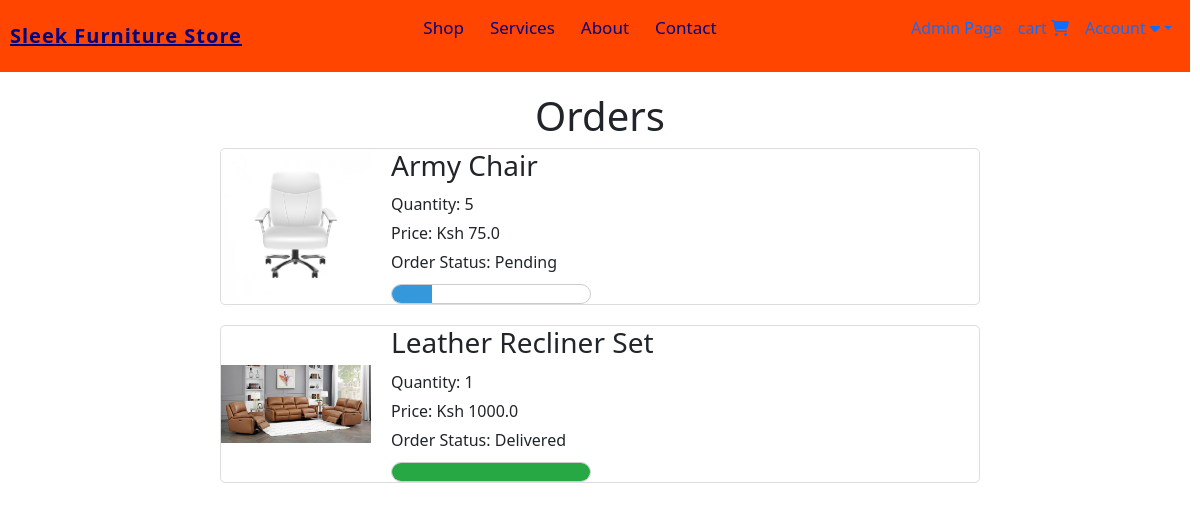
/orders (signed in), run on an earlier commit of the app's database.
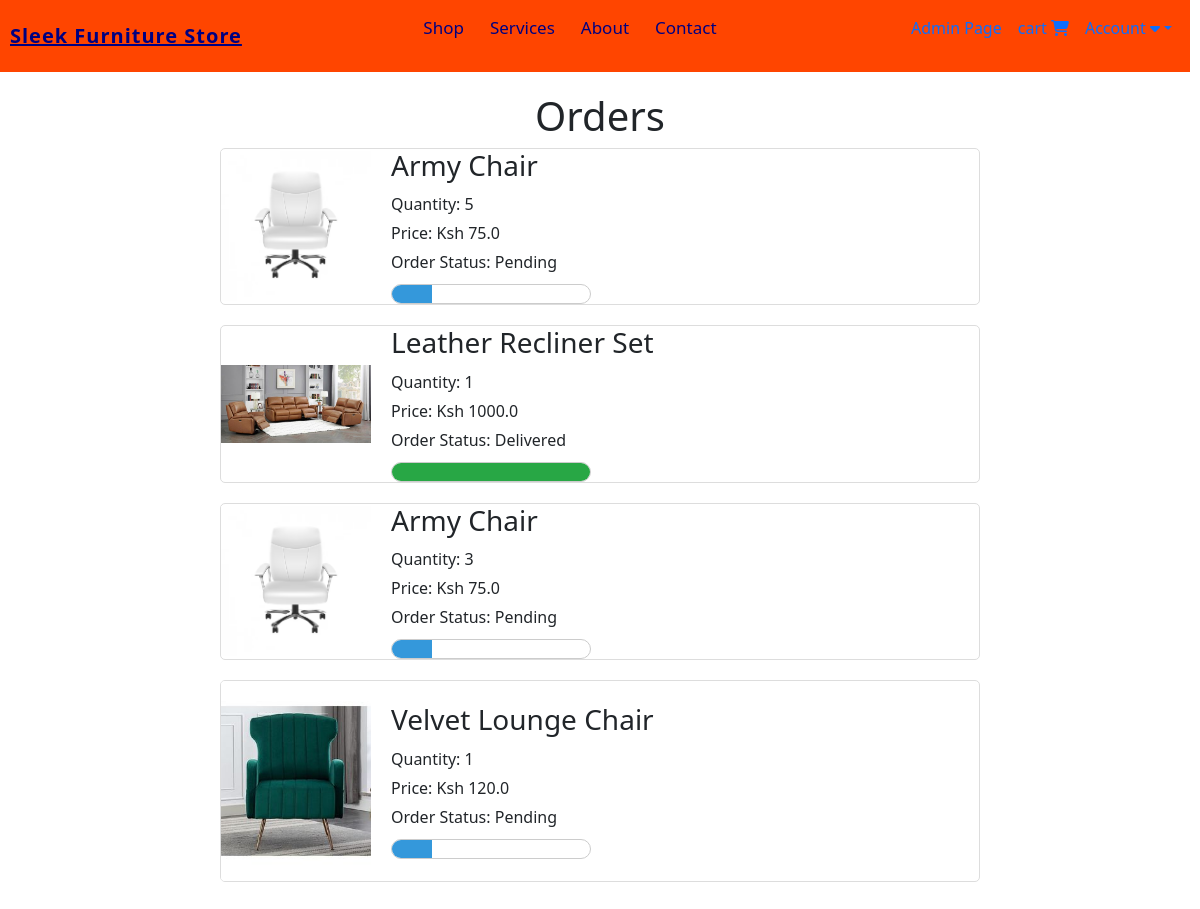
And on a later commit of the database.
### website/models.py (models this page shows, shortened)
class Order(db.Model):
    id = db.Column(db.Integer, primary_key=True)
    quantity = db.Column(db.Integer, nullable=False)
    price = db.Column(db.Float, nullable=False)
    status = db.Column(db.String(100), nullable=False)
    payment_id = db.Column(db.String(1000), nullable=False)
    customer_link = db.Column(db.Integer, db.ForeignKey('customer.id'), nullable=False)
    product_link = db.Column(db.Integer, db.ForeignKey('product.id'), nullable=False)

class Product(db.Model):
    id = db.Column(db.Integer, primary_key=True)
    product_name = db.Column(db.String(100), nullable=False)
    current_price = db.Column(db.Float, nullable=False)
    previous_price = db.Column(db.Float, nullable=False)
    in_stock = db.Column(db.Integer, nullable=False)
    product_picture = db.Column(db.String(1000), nullable=False)
    flash_sale = db.Column(db.Boolean, default=False)
    date_added = db.Column(db.DateTime(), default=datetime.utcnow)
    carts = db.relationship('Cart', backref='product', cascade='all, delete-orphan')
    orders = db.relationship('Order', backref='product', cascade='all, delete-orphan')

### website/views.py (the view)
@views.route('/orders')
@login_required
def order():
    orders = Order.query.filter_by(customer_link=current_user.id).all()
    return render_template('orders.html', orders=orders)

### website/__init__.py (called while the page is built)
def create_app():
    app = Flask(__name__)
    app.config['SECRET_KEY'] = 'Marymutiso' #For encrypting session data for auth etc.
    app.config['SQLALCHEMY_DATABASE_URI'] = f'sqlite:///{DB_NAME}'
    db.init_app(app)
    @app.errorhandler(404)
    def page_not_found(error):
        return render_template('404.html'), 404
    login_manager = LoginManager()
    login_manager.init_app(app)
    login_manager.login_view = 'auth.login'
    @login_manager.user_loader
    def load_user(id):
        return Customer.query.get(int(id))
    from .views import views
    from .auth import auth
    from .admin import admin
    from .models import Customer, Product, Cart, Order
    app.register_blueprint(views, url_prefix='/')
    app.register_blueprint(auth, url_prefix='/')
    app.register_blueprint(admin, url_prefix='/')
    return app

### website/templates/orders.html (shortened to what this page needs)
{% extends 'base.html' %}
{% block content %}
    <div class="orders-container">
        <div>
            {% if orders %}
            <h1>Orders</h1>
            <div>
                <div>
                    {% for item in orders %}
                    <div class="order-item">
                        <img src="{{ item.product.product_picture }}" alt="">
                        <div class="order-item-details">
                            <h3>{{ item.product.product_name }}</h3>
                            <p>Quantity: {{ item.quantity }} </p>
                            <p>Price: Ksh {{ item.price }}</p>
                            <div>
                                <p>Order Status: {{ item.status }}</p>
                                {% if item.status == 'Pending' %}
                                <div class="progress-container">
                                    <div class="progress-bar" style="width: 20%; background-color: #3498db;"></div>
                                </div>
                                {% elif item.status == 'Accepted' %}
                                <div class="progress-container">
                                    <div class="progress-bar" style="width: 40%; background-color: #17a2b8;"></div>
                                </div>
                                {% elif item.status == 'Out for delivery'  %}
                                <div class="progress-container">
                                    <div class="progress-bar" style="width: 70%; background-color: #ffc107;"></div>
                                </div>
                                {% elif item.status == 'Delivered'  %}
                                <div class="progress-container">
                                    <div class="progress-bar" style="width: 100%; background-color: #28a745;"></div>
                                </div>
                                {% elif item.status == 'Canceled'  %}
                                <div class="progress-container">
                                    <div class="progress-bar" style="width: 100%; background-color: #dc3545;"></div>
                                </div>
                                {% endif %}
                            </div>
                        </div>
                    </div>
                    {% endfor %}
                </div>
            </div>
            {% else %}
            <h1>You have no Orders</h1>
            {% endif %}
        </div>
    </div>
{% endblock %}

### website/templates/base.html (shortened to what this page needs)
<!DOCTYPE html>
<html lang="en">
<head>
    <link rel="stylesheet" href="https://maxcdn.bootstrapcdn.com/bootstrap/5.3.2/css/bootstrap.min.css">
    <link rel="stylesheet" href="https://cdnjs.cloudflare.com/ajax/libs/bootstrap-icons/1.11.3/font/bootstrap-icons.min.css" />
    <link rel="stylesheet" href="{{ url_for('static', filename='css/navigation.css')}}">
    <link rel="stylesheet" href="{{ url_for('static', filename='css/home.css')}}">
    <link rel="stylesheet" href="{{ url_for('static', filename='css/auth.css')}}">
    <link rel="stylesheet" href="{{ url_for('static', filename='css/admin.css')}}">
    <link rel="stylesheet" href="{{ url_for('static', filename='css/cart-orders.css')}}">
    <link rel="stylesheet" href="{{ url_for('static', filename='css/all.min.css') }}">
    <link rel="stylesheet" href="{{ url_for('static', filename='css/bootstrap.min.css') }}">
</head>
<body>
    <nav>
        <a class="logo">Sleek Furniture Store</a>
        <div>
            <ul>
                <li><a href="/all_products">Shop</a></li>
                <li><a href="/#service">Services</a></li>
                <li><a href="/#aboutcontainer">About</a></li>
                <li><a href="/#contact">Contact</a></li>
            </ul>
        </div>
        <ul>
            {% if current_user.id == 1 %}
                <li><a href="/admin-page">Admin Page</a></li>
            {% endif %}
            <li>
                {% if cart | length < 1 %}
                <a href="/cart">cart
                    <i class="fa-solid fa-cart-shopping"></i>
                </a>
                {% else %}
                <a href="/cart">cart
                    <i class="bi bi-{{ cart | length }}-square-fill"></i>
                </a>
                {% endif %}
            </li>
            <li>
                <a href="#"  class="dropdown-toggle" data-bs-toggle="dropdown">Account <i class="fas fa-caret-down"></i></a>
    </nav>
{% block content %} {% endblock %}
</body>
</html>

### website/static/css/navigation.css (style rules this page uses)
body { font-family: 'Arial', sans-serif; margin: 0; padding: 0; background: #eaeaea; }
nav { width: calc(100% - 10px); margin-right: 5px; padding: 10px; display: flex; justify-content: space-between; align-items: center; background-color: orangered; }
nav .logo { font-size: 20px; font-weight: 700; letter-spacing: 1px; color: navy; }
nav div { display: flex; justify-content: space-between; align-items: center; }
nav div ul { list-style: none; display: flex; margin-right: 5px; }
nav div ul li { margin: 5px; }
nav div ul li a { font-size: 17px; text-decoration: none; color: navy; }
nav ul { display: flex; justify-content: space-between; align-items: center; list-style: none; }
nav ul li a { text-decoration: none; margin: 8px; }

### website/static/css/cart-orders.css (style rules this page uses)
h1 { text-align: center; margin-top: 20px; }
.orders-container { max-width: 800px; margin: 0 auto; padding: 20px; }
.order-item { display: flex; align-items: center; margin-bottom: 20px; border: 1px solid #ddd; border-radius: 5px; overflow: hidden; }
.order-item img { max-width: 150px; height: auto; margin-right: 20px; }
.order-item-details { flex: 1; }
.order-item-details h3 { margin-top: 0; margin-bottom: 10px; }
.order-item-details p { margin: 5px 0; }
.progress-container { height: 20px; border: 1px solid #ccc; overflow: hidden; width: 200px; border-radius: 10px; margin-top: 10px; }
.progress-bar { height: 100%; }

What changed in the data, as far as the page shows it:
added Order: product.product_picture (picture), product.product_name "Army Chair", quantity "3", price "75.0", status "Pending"
added Order: product.product_picture (picture), product.product_name "Velvet Lounge Chair", quantity "1", price "120.0", status "Pending"
